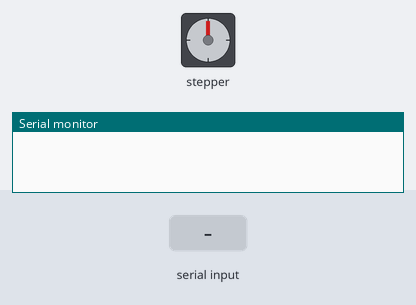
Bench run of a sketch on a simulated Arduino Uno, built with avr-gcc and run on an emulated ATmega328P. Shown: stepper motor, the last lines printed to the serial monitor. Inputs (shaded band) come from the test bench. Stepper angles assume 200 steps per turn.

Above: at 1.2 s.
1.3 s: "f" received over Serial
At 1.45 s:
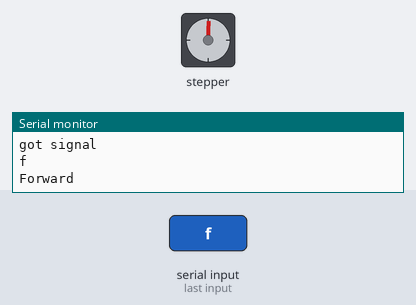
At 2.06 s:
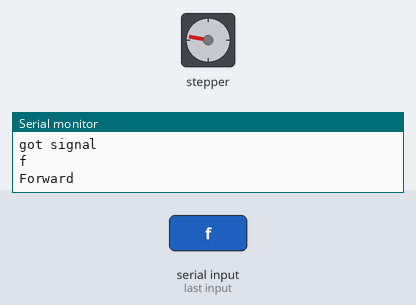
4.3 s: "b" received over Serial
At 5.41 s:
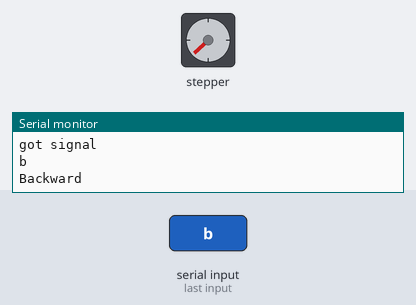
10.3 s: "s" received over Serial
Timing chart, 0 to 12.8 s (numbered marks = the images above; inputs shaded):
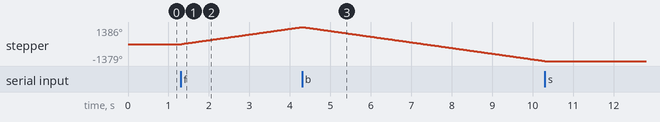

The sketch:

SpeedControl.ino
```cpp
/*
 Stepper Motor Control - speed control

 This program drives a unipolar or bipolar stepper motor.
 The motor is attached to digital pins 8 - 11 of the Arduino.
 A potentiometer is connected to analog input 0.

 The motor will rotate in a clockwise direction. The higher the potentiometer value,
 the faster the motor speed. Because setSpeed() sets the delay between steps,
 you may notice the motor is less responsive to changes in the sensor vaflue at
 low speeds.

 Created 30 Nov. 2009
 Modified 28 Oct 2010
 by Tom Igoe

 */

#include <Stepper.h>

const int stepsPerRevolution = 200;  // change this to fit the number of steps per revolution


// initialize the stepper library on pins 8 through 11:
Stepper myStepper(stepsPerRevolution, 8, 9, 10, 11);

int stepCount = 0;  // number of steps the motor has taken

// character to read Serial
char rc;

// Print variables
bool printForward = false;
bool printBackward = false;
bool printStopped = false;


void setup() {
   Serial.begin(9600);
}

void loop() {
//  int pin0 = analogRead(A0);
//  int pin1 = analogRead(A1);
//  Serial.print("A0: ");
//  Serial.println(pin0);
//  Serial.print("A1: ");
//  Serial.println(pin1);

  // If Serial is triggered get Serial signal in temporary variable
  char temp;
  if (Serial.available() > 0) {
    Serial.println("Reading Serial");
    temp = Serial.read();
    Serial.println(temp);

    // Assign Serial signal only if it is a known command
    if (temp == 'f' || temp == 'b' || temp == 's'){
      rc = temp;
      Serial.println("got signal");
      Serial.println(rc);
    }
  }

  // Print status
  if(rc=='f' && printForward == false){
    Serial.println("Forward");
    printForward = true;
    printBackward = false;
    printStopped = false;
  }
  if(rc=='b' && printBackward == false){
    Serial.println("Backward");
    printForward = false;
    printBackward = true;
    printStopped = false;
  }
  if(rc=='s' && printStopped == false){
    Serial.println("Stopped");
    printForward = false;
    printBackward = false;
    printStopped = true;
  }

  // Move motor with potentiometer
//  int sensorReading = analogRead(A0);
//  // map it to a range from 0 to 100:
//  int motorSpeed = map(sensorReading, 0, 1023, 0, 100);
  int motorSpeed = 80;
  // set the motor speed:
  if (motorSpeed > 0) {
    myStepper.setSpeed(motorSpeed);

    if (rc == 'f'){
      // step 1/100 of a revolution:
      myStepper.step(stepsPerRevolution / 100);
    }
    if (rc == 'b'){
        // step 1/100 of a revolution:
      myStepper.step(-stepsPerRevolution / 100);
    }

    if (rc == 's'){
      // zero velocity:
      myStepper.step(0);
    }

  }

}
```

Measured:
- after the input at 1.3 s, stepper: keeps turning clockwise at about 462°/s, starting at once
- after the input at 10.3 s, stepper: stops changing and stays -1379°
